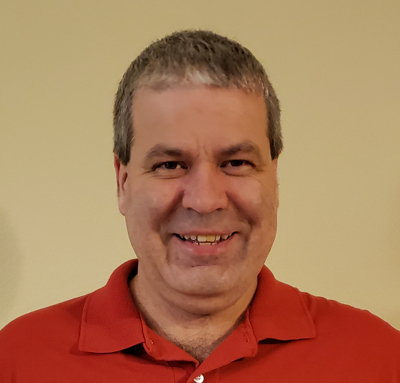
#> input picture 13_alternatives/author.jpg, 400 x 383 px
$ python color_reduction.py
#> lines starting #> are read from the running program, lines starting #| are printed output that depends on the picture
# color_reduction.py

import numpy as np
from PIL import Image


def reduce_colors(input_image_path, output_path):
#> called with input_image_path = 'author.jpg', output_path = 'reduced_colors.jpg'
    image = np.array(Image.open(input_image_path))
#> image is the input picture: shape (383, 400, 3); mean R, G, B 172.1, 123.3, 89.3

    image_32 = image // 32 * 32
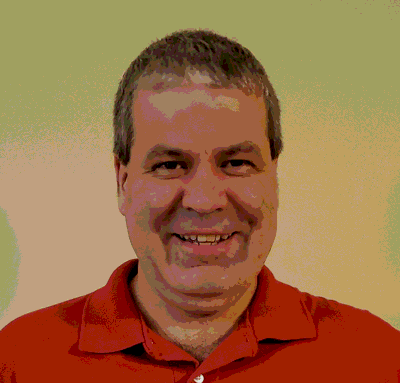
#> image_32: shape (383, 400, 3); mean R, G, B 157.3, 110.9, 70.5
    image_128 = image // 128 * 128
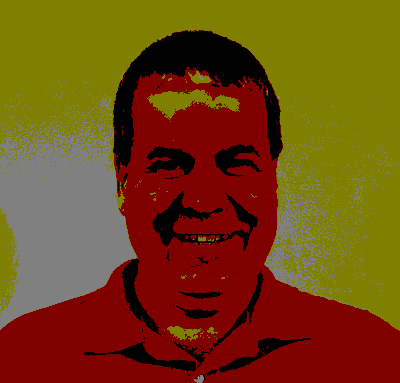
#> image_128: shape (383, 400, 3); mean R, G, B 116, 69.3, 18.8
    concat_images = np.concatenate((image, image_32, image_128),
                                   axis=1)
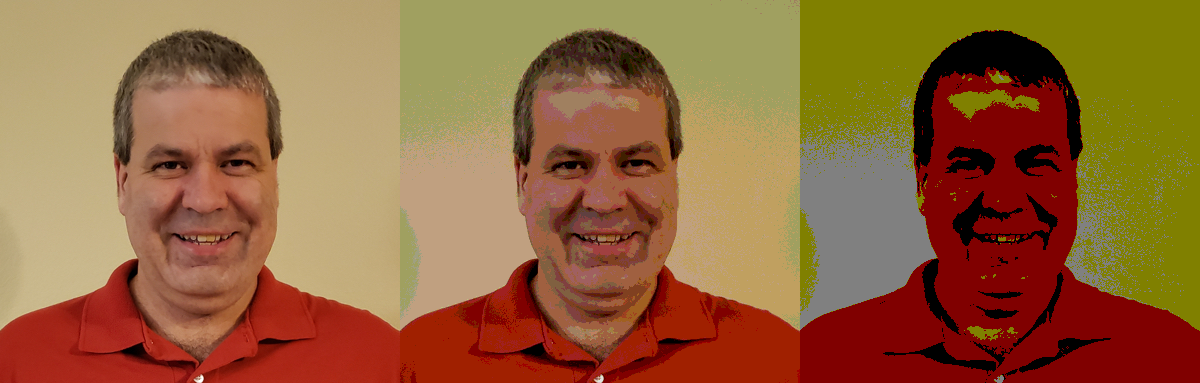
#> concat_images: shape (383, 1200, 3); mean R, G, B 148.5, 101.2, 59.5

    output = Image.fromarray(concat_images)
    output.save(output_path)

if __name__ == "__main__":
    reduce_colors("author.jpg", "reduced_colors.jpg")

$ run again, with 13_alternatives/ducklings.jpg copied over 13_alternatives/author.jpg
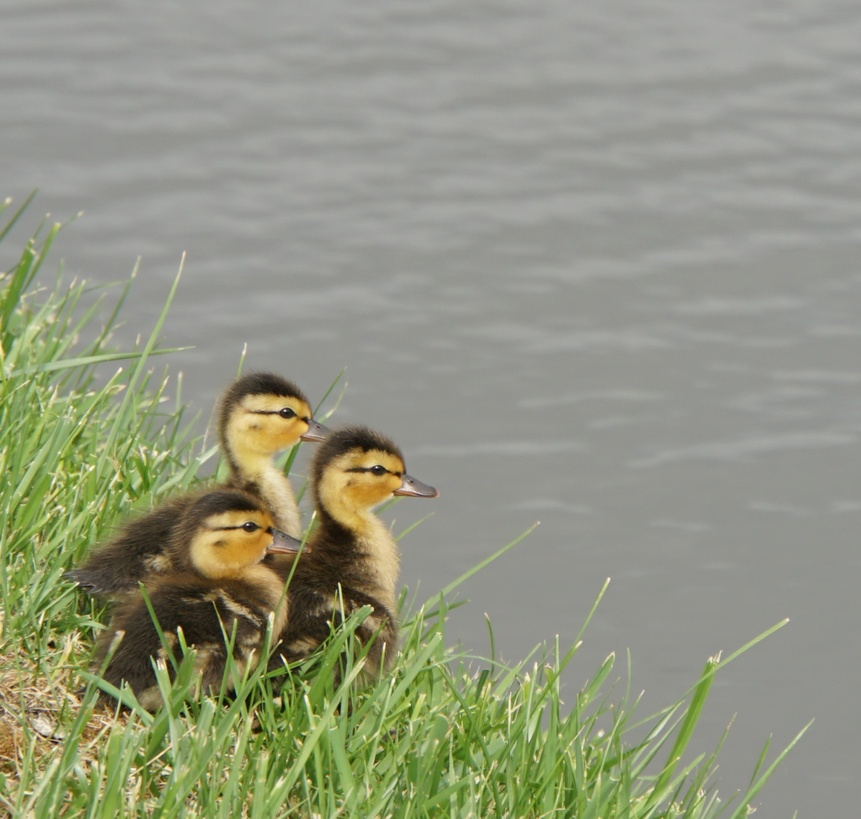
#> input picture 13_alternatives/ducklings.jpg, 861 x 819 px, shrunk from 1783 x 1697 before the run
#> in reduce_colors, image is the input picture: shape (819, 861, 3); mean R, G, B 146.2, 149.4, 128.3
#> in reduce_colors, `image_128 = image // 128 * 128`:
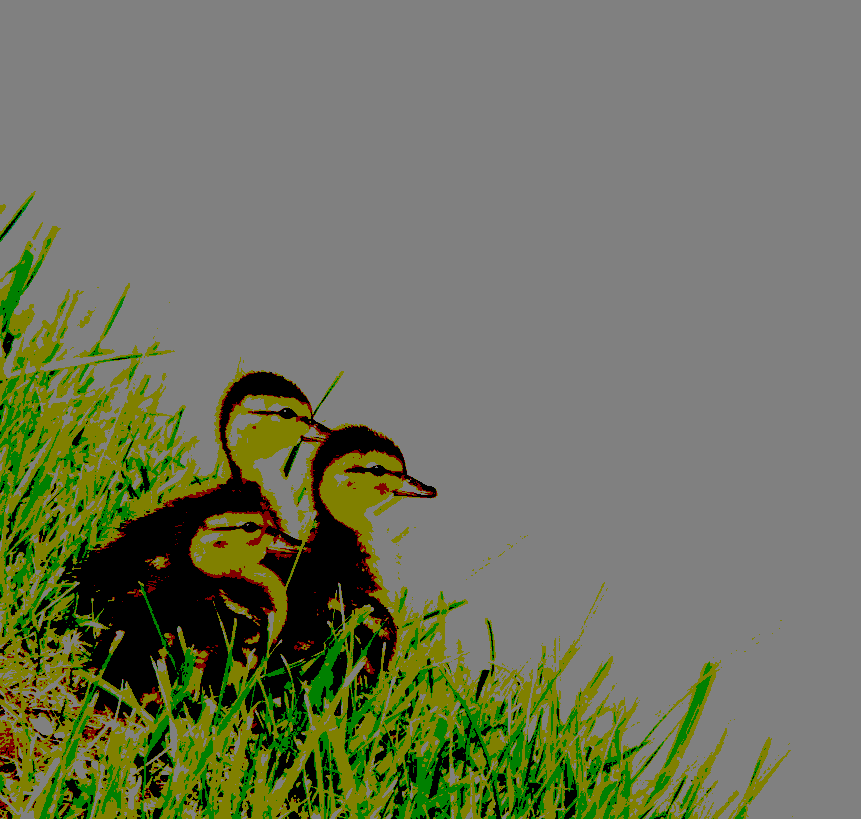
#> image_128: shape (819, 861, 3); mean R, G, B 110.6, 116, 92.6
#> in reduce_colors, `concat_images = np.concatenate((image, image_32, image_128), axis=1)`:
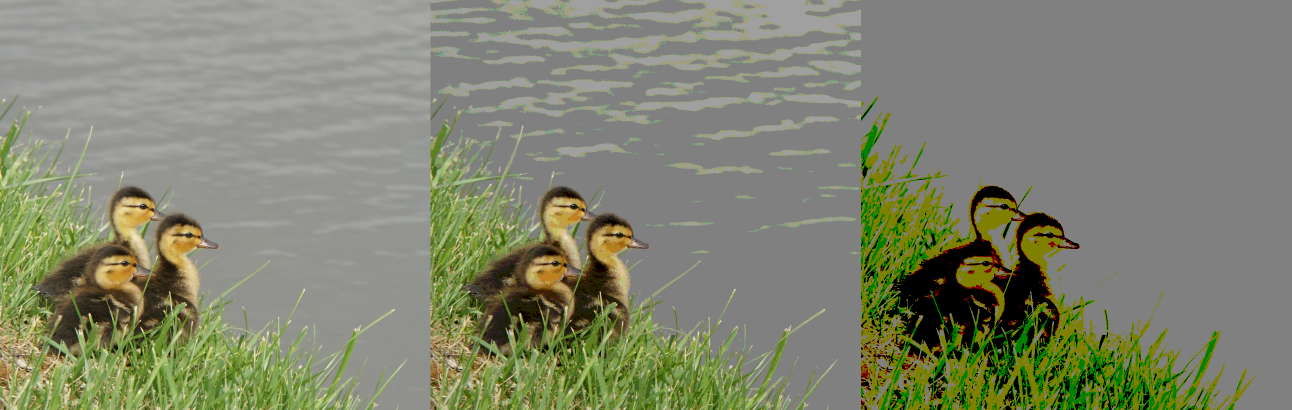
#> concat_images: shape (819, 2583, 3) (shown at 1/2 size); mean R, G, B 128.5, 132.4, 110.8
